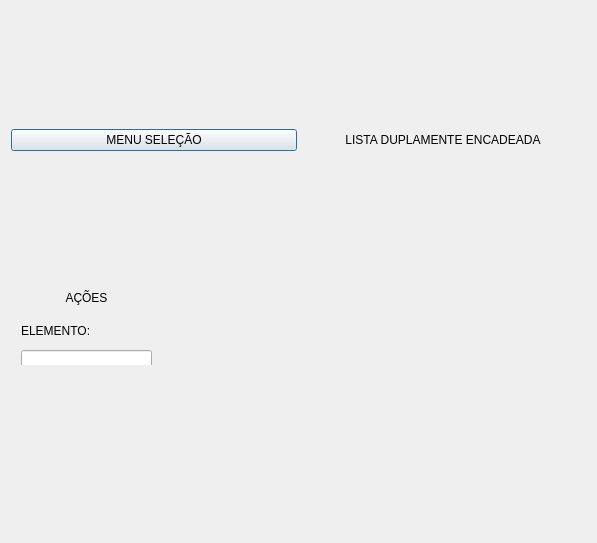
<?xml version="1.0" encoding="UTF-8"?>
<ui version="4.0">
 <class>listaDEmcadeada</class>
 <widget class="QDialog" name="listaDEmcadeada">
  <property name="geometry">
   <rect>
    <x>0</x>
    <y>0</y>
    <width>597</width>
    <height>543</height>
   </rect>
  </property>
  <property name="minimumSize">
   <size>
    <width>130</width>
    <height>70</height>
   </size>
  </property>
  <property name="windowTitle">
   <string>Dialog</string>
  </property>
  <layout class="QVBoxLayout" name="verticalLayout_3">
   <item>
    <layout class="QHBoxLayout" name="horizontalLayout_3">
     <property name="spacing">
      <number>3</number>
     </property>
     <item>
      <widget class="QPushButton" name="pushButton1">
       <property name="text">
        <string>MENU SELEÇÃO</string>
       </property>
      </widget>
     </item>
     <item>
      <widget class="QLabel" name="label">
       <property name="text">
        <string>LISTA DUPLAMENTE ENCADEADA</string>
       </property>
       <property name="alignment">
        <set>Qt::AlignCenter</set>
       </property>
       <property name="indent">
        <number>1</number>
       </property>
      </widget>
     </item>
    </layout>
   </item>
   <item>
    <layout class="QFormLayout" name="formLayout">
     <item row="0" column="1">
      <layout class="QHBoxLayout" name="horizontalLayout_5"/>
     </item>
     <item row="0" column="0">
      <widget class="QWidget" name="widget_2" native="true">
       <property name="enabled">
        <bool>true</bool>
       </property>
       <property name="minimumSize">
        <size>
         <width>150</width>
         <height>90</height>
        </size>
       </property>
       <widget class="QWidget" name="verticalLayoutWidget_2">
        <property name="geometry">
         <rect>
          <x>0</x>
          <y>0</y>
          <width>151</width>
          <height>251</height>
         </rect>
        </property>
        <layout class="QVBoxLayout" name="verticalLayout_2">
         <property name="leftMargin">
          <number>10</number>
         </property>
         <property name="topMargin">
          <number>10</number>
         </property>
         <property name="rightMargin">
          <number>10</number>
         </property>
         <property name="bottomMargin">
          <number>10</number>
         </property>
         <item>
          <widget class="QLabel" name="label_4">
           <property name="text">
            <string>AÇÕES</string>
           </property>
           <property name="alignment">
            <set>Qt::AlignCenter</set>
           </property>
          </widget>
         </item>
         <item>
          <layout class="QVBoxLayout" name="verticalLayout_8">
           <property name="leftMargin">
            <number>0</number>
           </property>
           <property name="topMargin">
            <number>0</number>
           </property>
           <property name="rightMargin">
            <number>0</number>
           </property>
           <property name="bottomMargin">
            <number>0</number>
           </property>
          </layout>
         </item>
         <item>
          <widget class="QLabel" name="label_5">
           <property name="text">
            <string>ELEMENTO:</string>
           </property>
          </widget>
         </item>
         <item>
          <widget class="QLineEdit" name="lineEdit_1"/>
         </item>
         <item>
          <widget class="QLabel" name="label_6">
           <property name="text">
            <string>POSIÇÃO:</string>
           </property>
          </widget>
         </item>
         <item>
          <widget class="QLineEdit" name="lineEdit_2"/>
         </item>
         <item>
          <widget class="QPushButton" name="pushButton_2">
           <property name="text">
            <string>ADICIONAR</string>
           </property>
          </widget>
         </item>
         <item>
          <widget class="QPushButton" name="pushButton_4">
           <property name="text">
            <string>REMOVER</string>
           </property>
          </widget>
         </item>
         <item>
          <widget class="QPushButton" name="pushButton_10">
           <property name="text">
            <string>BUSCAR</string>
           </property>
          </widget>
         </item>
        </layout>
       </widget>
      </widget>
     </item>
    </layout>
   </item>
  </layout>
 </widget>
 <resources/>
 <connections/>
</ui>
